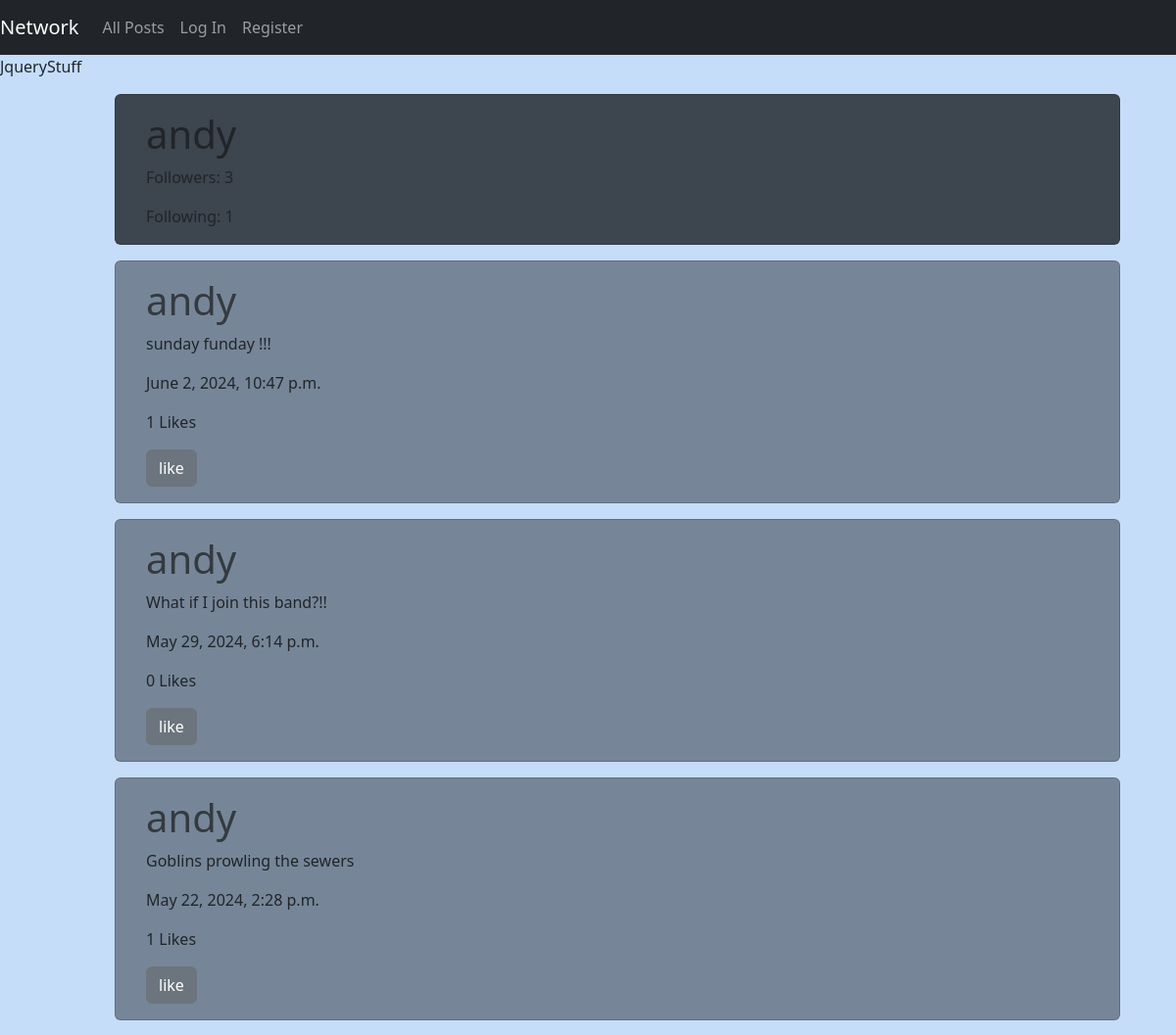
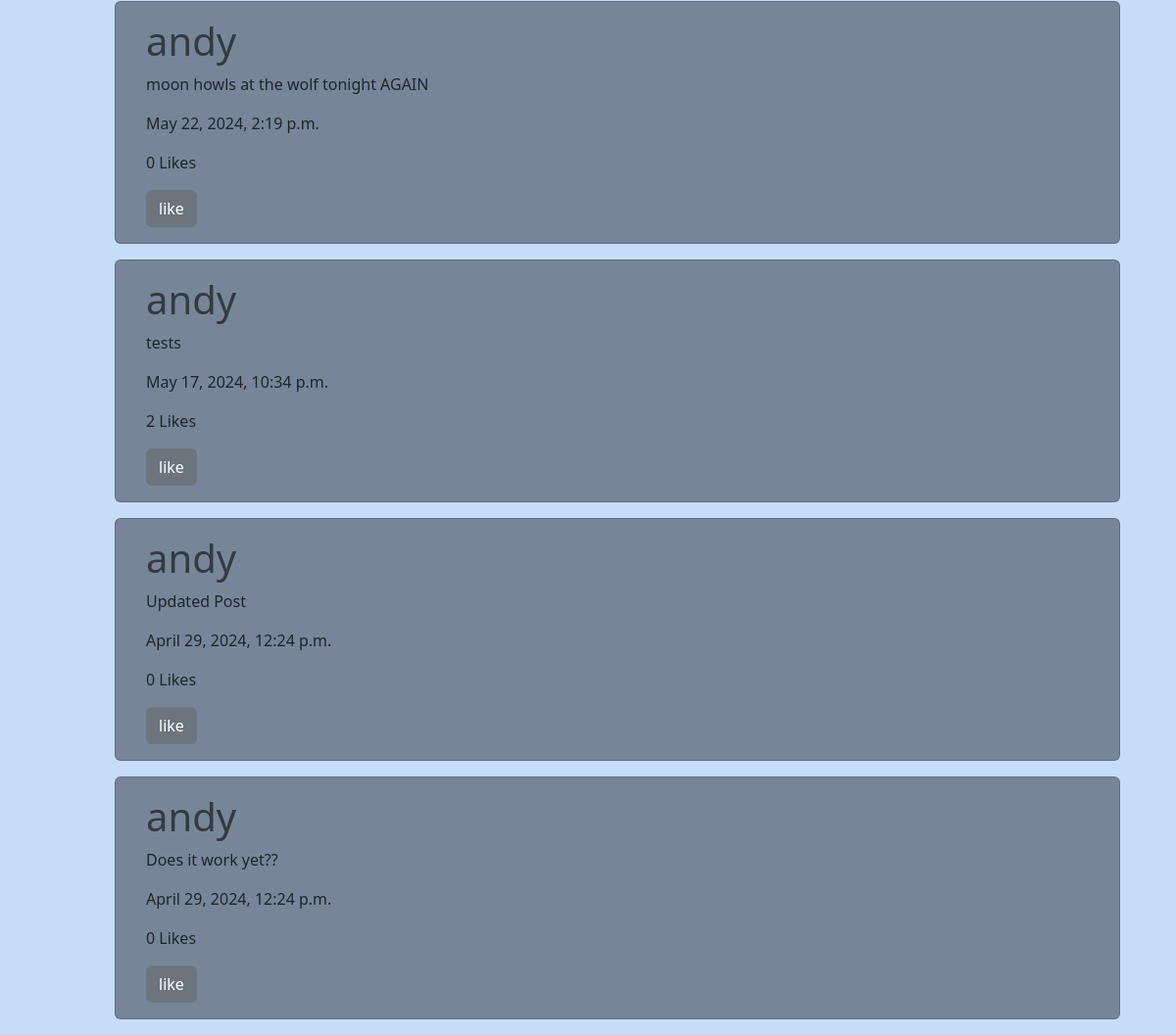
The page /profile/1 on the database as committed earlier (2 pictures, top to bottom).
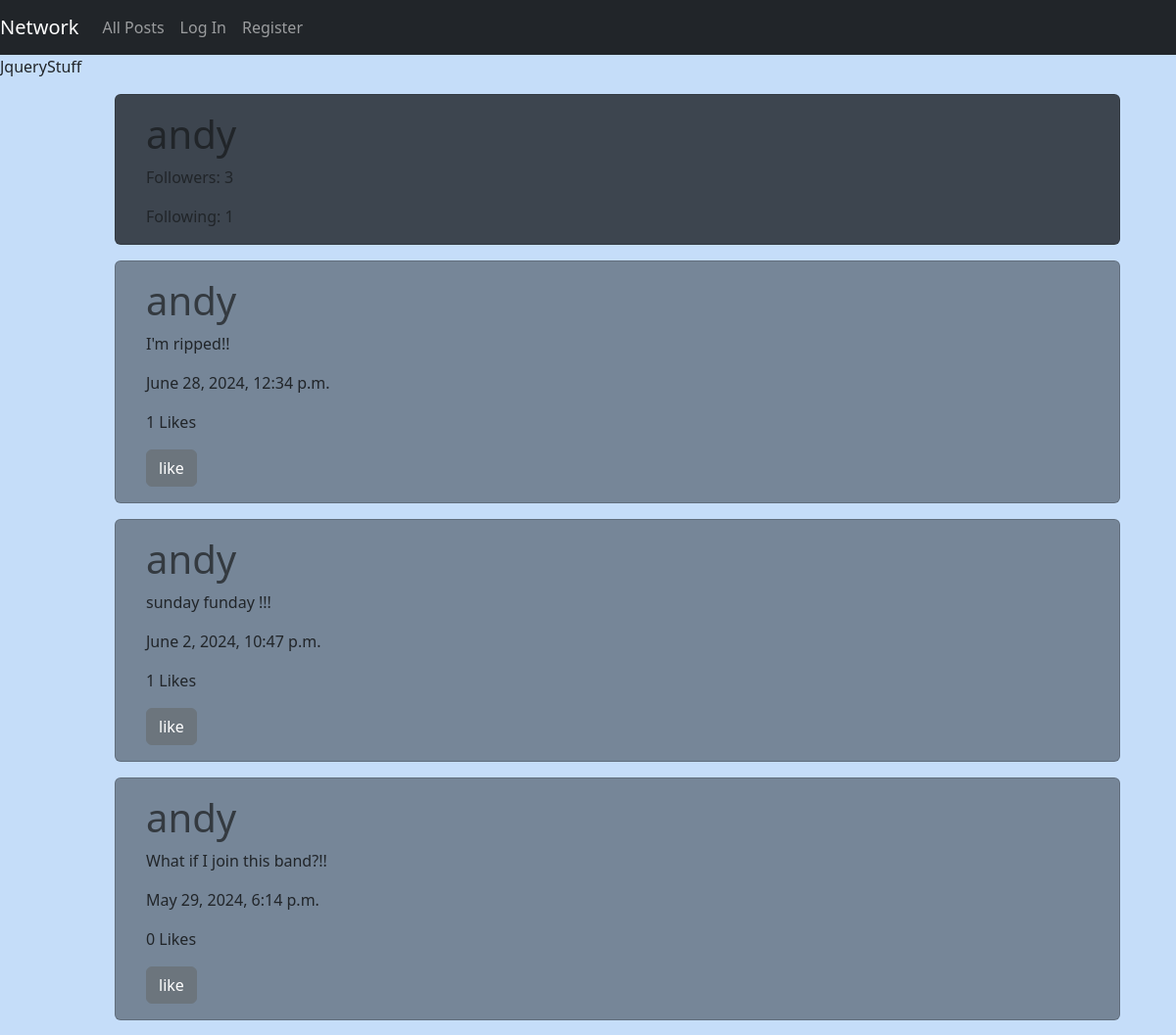
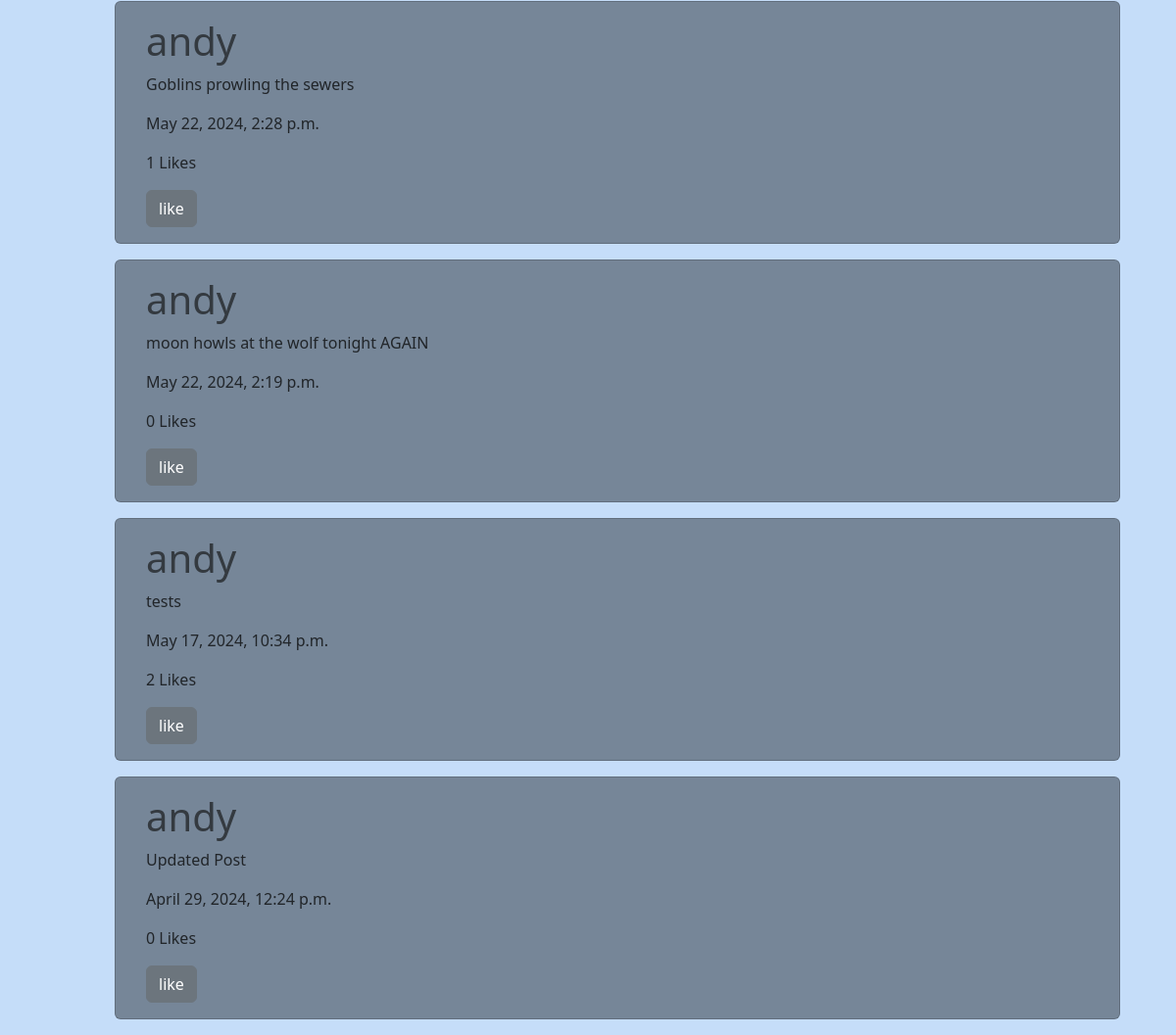
The same page on the database as committed later (2 pictures, top to bottom).
### network/models.py (models this page shows, shortened)
class User(AbstractUser):
    followers = models.ManyToManyField('self', related_name='following', symmetrical=False, blank=True)
    def __str__(self):
        return self.username

class Post(models.Model):
    user = models.ForeignKey('User', on_delete=models.CASCADE, blank=True, null=True)
    text = models.CharField(max_length=255, blank=True)
    timestamp = models.DateTimeField(auto_now_add=True)
    likes = models.ManyToManyField('User', related_name='liked', blank=True)

### network/views.py (the view)
# urls.py: path("profile/<int:id>", views.user_profile, name="profile"),
def user_profile(request, id):
    if request.method == "GET":
        target_user = User.objects.get(pk=id)
        posts = Post.objects.filter(user=id)
        page_number = request.GET.get('page', 1)
        by_time = posts.order_by("-timestamp").all()
        paginator = Paginator(by_time,7)
        page_posts = paginator.get_page(page_number)
        logged_in = request.user
        followers = target_user.followers.all()
        following = target_user.following.all()
        is_following = logged_in in followers
        return render(request, "network/profile.html", {
            "posts":page_posts,
            "target_user": target_user,
            "logged_in": logged_in,
            "followers": followers.count(),
            "following": following.count(),
            "is_following": is_following,
        })
    elif request.method == "POST":
       follow = target_user.followers.add(current_user)
       follow.save()
    return JsonResponse({'message': 'User followed successfully'})

### network/templates/network/profile.html (shortened to what this page needs)
{% extends "network/layout.html" %}
{% load static %}
{% block body %}
<div class="card profile-header my-3 ">
    <div class="card-body">
    <h1 class="card-title">{{ target_user }}</h1>
    <p class="card-text">Followers: {{ followers }}</p>
    <p class="card-text">Following: {{ following }}</p>
</div>
</div>
<div>
    {% for post in posts %}
    <div class="card postcard mb-3" id="post-{{ post.id }}" >
        <div class="card-body">
        <h1><a href="/profile/{{ post.user.id }}"> {{ post.user.username }}</a></h1>
        <p class="post-text">{{ post.text }}</p>
        <p>{{ post.timestamp }}</p>
        <p id="like-count-{{ post.id }}" >{{ post.likes.count }} Likes</p>
        <button class="btn btn-secondary  like-button" id="like-button-{{ post.id }}" data-post-id="{{ post.id }}" >like</button>
        </div>
        </div>
    {% endfor %}
</div>
{% endblock %}

### network/templates/network/layout.html (shortened to what this page needs)
{% load static %}
<!DOCTYPE html>
<html lang="en">
<head>
    <link href="https://cdn.jsdelivr.net/npm/bootstrap@5.3.3/dist/css/bootstrap.min.css" rel="stylesheet">        <link href="{% static 'network/styles.css' %}" rel="stylesheet">
</head>
<body>
<nav class="navbar sticky-top navbar-expand-lg navbar-dark bg-dark">
    <a class="navbar-brand" href="{% url 'index' %}">Network</a>
    <div>
        <ul class="navbar-nav mr-auto">
        <li class="nav-item">
            <a class="nav-link" href="{% url 'index' %}">All Posts</a>
        </li>
        {% if user.is_authenticated %}
            <li class="nav-item">
                <a class="nav-link" href="{% url 'following' %}">Following</a>
            </li>
            <li class="nav-item">
                <a class="nav-link" href="{% url 'logout' %}">Log Out</a>
            </li>
        {% else %}
            <li class="nav-item">
                <a class="nav-link" href="{% url 'login' %}">Log In</a>
            </li>
            <li class="nav-item">
                <a class="nav-link" href="{% url 'register' %}">Register</a>
            </li>
        {% endif %}
        </ul>
    </div>
</nav>
<p style="width: 25px;"  class="test-button">JqueryStuff</p>
    <div id="body-view">
        {% block body %}
        {% endblock %}
    </div>
</body>
</html>

### network/static/network/styles.css (style rules this page uses)
#body-view { margin-left: 60px; }
body { background-color: #c5ddf9; display: block; }
.postcard { max-width: 90%; background-color: #768698; margin-left: auto; margin-right: auto; padding-left: 15px; }
.profile-header { max-width: 90%; background-color: #3d454f; margin-left: auto; margin-right: auto; padding-left: 15px; }
a { color: #343a40; text-decoration: none; }

Rows that differ between the two databases and show on the page:
no longer on this page (row unchanged): Post: user.username "andy", text "Does it work yet??", timestamp "April 29, 2024, 12:24 p.m.", likes.count "0"
added Post: user.username "andy", text "I'm ripped!!", timestamp "June 28, 2024, 12:34 p.m.", likes.count "1"
